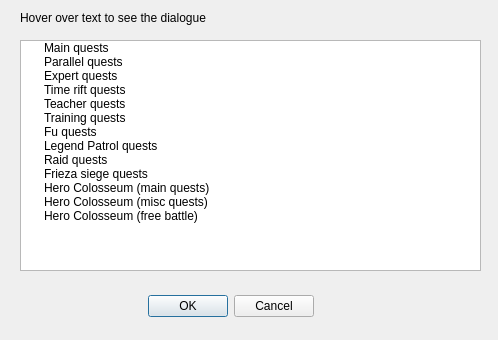
<?xml version="1.0" encoding="UTF-8"?>
<ui version="4.0">
 <class>TextEntryDialog</class>
 <widget class="QDialog" name="TextEntryDialog">
  <property name="geometry">
   <rect>
    <x>0</x>
    <y>0</y>
    <width>498</width>
    <height>340</height>
   </rect>
  </property>
  <property name="windowTitle">
   <string>Dialog</string>
  </property>
  <widget class="QDialogButtonBox" name="buttonBox">
   <property name="geometry">
    <rect>
     <x>30</x>
     <y>290</y>
     <width>401</width>
     <height>32</height>
    </rect>
   </property>
   <property name="orientation">
    <enum>Qt::Horizontal</enum>
   </property>
   <property name="standardButtons">
    <set>QDialogButtonBox::Cancel|QDialogButtonBox::Ok</set>
   </property>
   <property name="centerButtons">
    <bool>true</bool>
   </property>
  </widget>
  <widget class="QLabel" name="label">
   <property name="geometry">
    <rect>
     <x>20</x>
     <y>10</y>
     <width>191</width>
     <height>16</height>
    </rect>
   </property>
   <property name="text">
    <string>Hover over text to see the dialogue</string>
   </property>
  </widget>
  <widget class="QTreeWidget" name="questTreeWidget">
   <property name="geometry">
    <rect>
     <x>20</x>
     <y>40</y>
     <width>461</width>
     <height>231</height>
    </rect>
   </property>
   <property name="contextMenuPolicy">
    <enum>Qt::ActionsContextMenu</enum>
   </property>
   <property name="itemsExpandable">
    <bool>true</bool>
   </property>
   <attribute name="headerVisible">
    <bool>false</bool>
   </attribute>
   <column>
    <property name="text">
     <string>New Column</string>
    </property>
   </column>
   <item>
    <property name="text">
     <string>Main quests</string>
    </property>
   </item>
   <item>
    <property name="text">
     <string>Parallel quests</string>
    </property>
   </item>
   <item>
    <property name="text">
     <string>Expert quests</string>
    </property>
   </item>
   <item>
    <property name="text">
     <string>Time rift quests</string>
    </property>
   </item>
   <item>
    <property name="text">
     <string>Teacher quests</string>
    </property>
   </item>
   <item>
    <property name="text">
     <string>Training quests</string>
    </property>
   </item>
   <item>
    <property name="text">
     <string>Fu quests</string>
    </property>
   </item>
   <item>
    <property name="text">
     <string>Legend Patrol quests</string>
    </property>
   </item>
   <item>
    <property name="text">
     <string>Raid quests</string>
    </property>
   </item>
   <item>
    <property name="text">
     <string>Frieza siege quests</string>
    </property>
   </item>
   <item>
    <property name="text">
     <string>Hero Colosseum (main quests)</string>
    </property>
   </item>
   <item>
    <property name="text">
     <string>Hero Colosseum (misc quests)</string>
    </property>
   </item>
   <item>
    <property name="text">
     <string>Hero Colosseum (free battle)</string>
    </property>
   </item>
  </widget>
 </widget>
 <resources/>
 <connections>
  <connection>
   <sender>buttonBox</sender>
   <signal>accepted()</signal>
   <receiver>TextEntryDialog</receiver>
   <slot>accept()</slot>
   <hints>
    <hint type="sourcelabel">
     <x>248</x>
     <y>254</y>
    </hint>
    <hint type="destinationlabel">
     <x>157</x>
     <y>274</y>
    </hint>
   </hints>
  </connection>
  <connection>
   <sender>buttonBox</sender>
   <signal>rejected()</signal>
   <receiver>TextEntryDialog</receiver>
   <slot>reject()</slot>
   <hints>
    <hint type="sourcelabel">
     <x>316</x>
     <y>260</y>
    </hint>
    <hint type="destinationlabel">
     <x>286</x>
     <y>274</y>
    </hint>
   </hints>
  </connection>
 </connections>
</ui>
